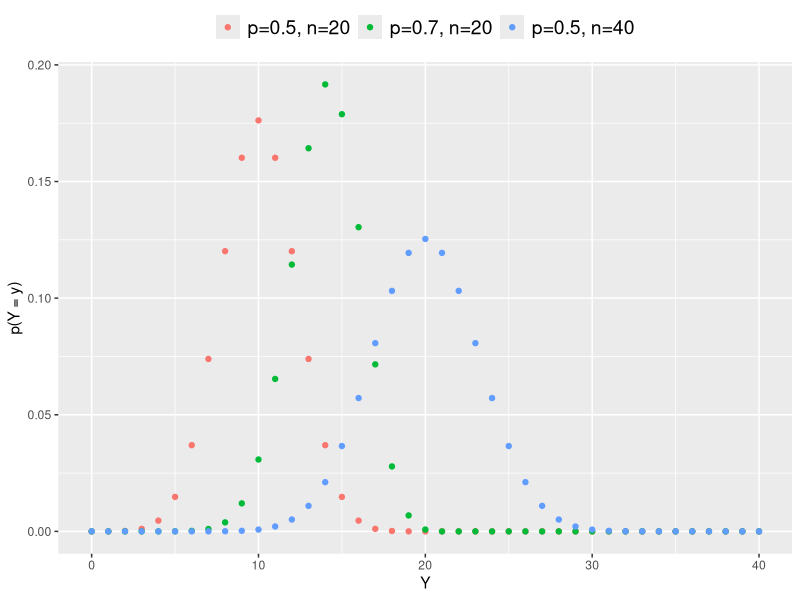
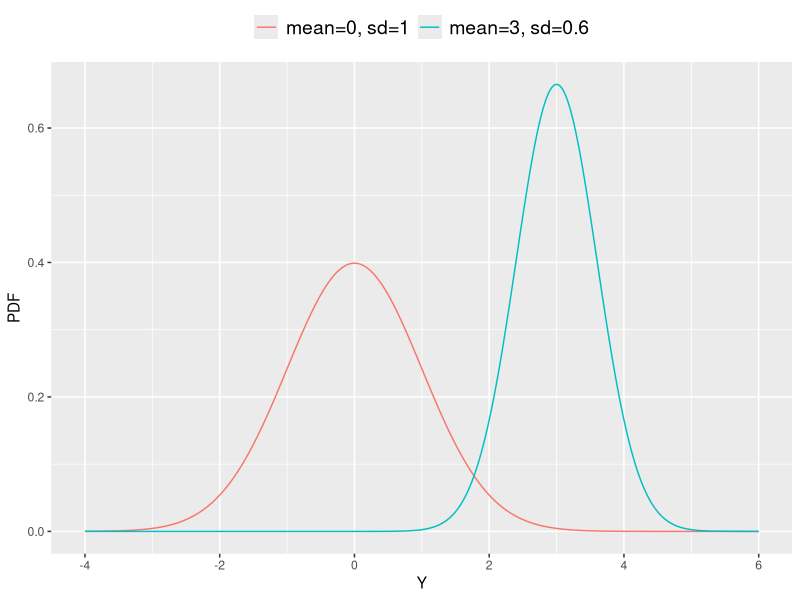
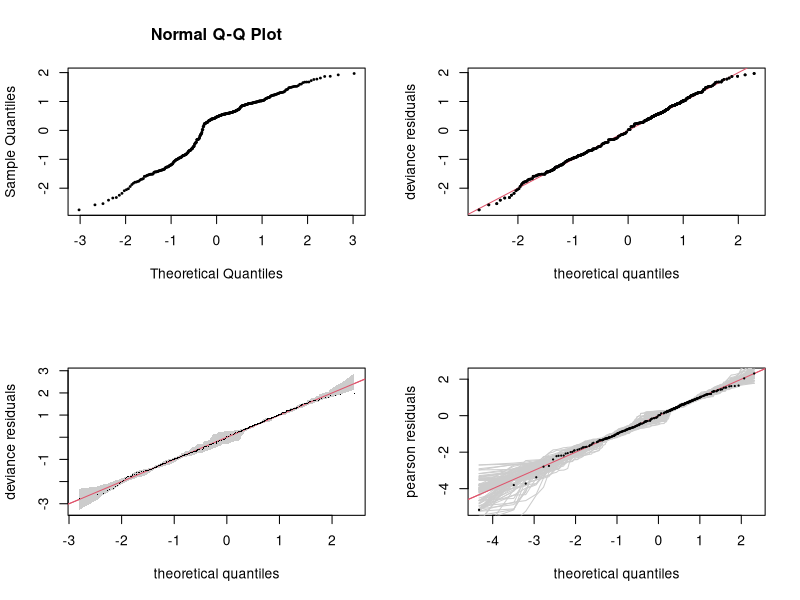
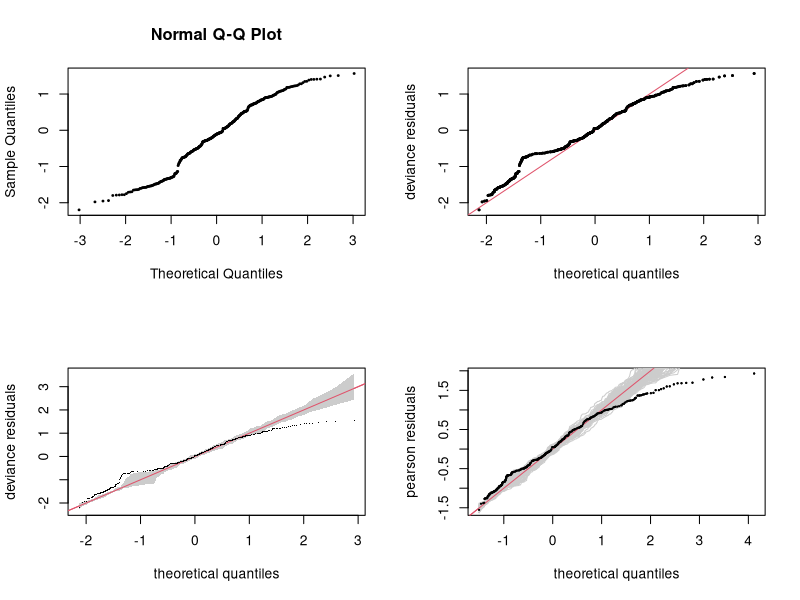
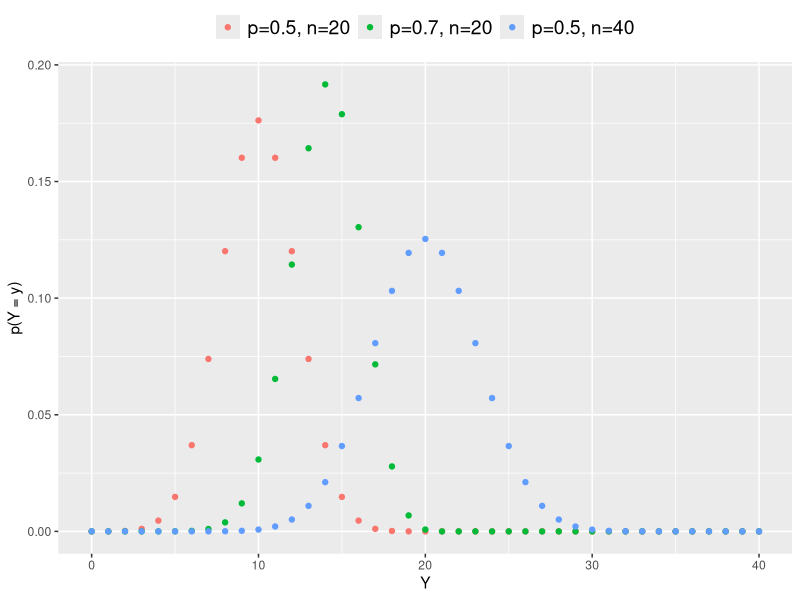
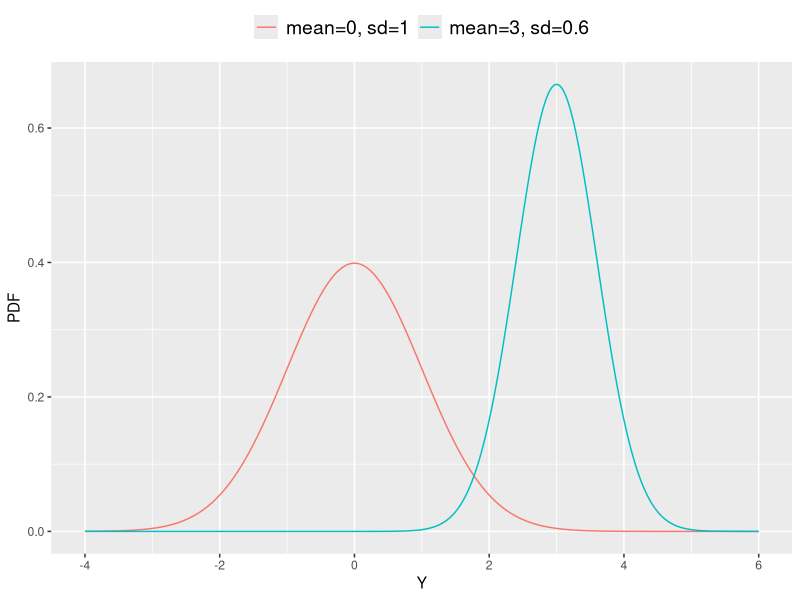

Source code (R) for these figures, in order:
#Script RegressionModelOverview.r...Megan C. Ferguson...7 December 2021

  library(ggplot2)

  #What is the binomial distribution?

    #Plot the probability density functions for three Bin distributions:
    #dens1: p=0.5, n=20
    #dens2: p=0.7, n=20
    #dens3: p=0.5, n=40
      
      x <- seq(from=0, to=40, by=1)
      
      dens1 <- dbinom(x,
                     size=20,
                     prob = 0.5)
      
      dens2 <- dbinom(x,
                     size=20,
                     prob = 0.7)
      
      dens3 <- dbinom(x,
                     size=40,
                     prob = 0.5)
      
      df.dens <- cbind.data.frame(x, dens1, dens2, dens3)
      
      ggplot(df.dens, aes(x)) +
        geom_point(aes(y = dens1, colour = "dens1")) + 
        geom_point(aes(y = dens2, colour = "dens2")) +
        geom_point(aes(y = dens3, colour = "dens3")) +
        xlab("Y") +
        ylab("p(Y = y)") + 
        scale_color_hue(labels=c("p=0.5, n=20", 
                                 "p=0.7, n=20",
                                 "p=0.5, n=40")) +
        theme(legend.title = element_blank(),
              legend.text = element_text(size=14),
              legend.position = "top")
      ggsave(filename="Figures\\3_Binomial_Distributions.png",
             device="png", width=7.5, height=6.5, units="in")
      
  #What is the normal distribution?

    #Plot the probability density functions for two normal distributions:
    #dens1 has a mean=0 and standard deviation=1
    #dens2 has mean=3, sd=0.6
      x <- seq(from=-4, to=6, by=0.01)
      dens1 <- dnorm(x,
                     mean=0,
                     sd = 1)
      dens2 <- dnorm(x,
                     mean=3,
                     sd = 0.6)
      df.dens <- cbind.data.frame(x, dens1, dens2)
      ggplot(df.dens, aes(x)) +
        geom_line(aes(y = dens1, colour = "dens1")) + 
        geom_line(aes(y = dens2, colour = "dens2")) +
        xlab("Y") +
        ylab("PDF") + 
        scale_color_hue(labels=c("mean=0, sd=1", 
                                 "mean=3, sd=0.6")) +
        theme(legend.title = element_blank(),
              legend.text = element_text(size=14),
              legend.position = "top")        
      ggsave(filename="Figures\\2_Normal_Distributions.png",
             device="png", width=7.5, height=6.5, units="in")
      
  #A binomial, link="logit" (i.e., logistic) GAM from the mgcv package manual,
  #mgcv.pdf, page 200
      
    library(mgcv)
      
    ## simulate binomial data...
      set.seed(0) #Set seed for random number generator to get the same
                  #random numbers every time
      
      n.samp <- 400 #Set sample size
      
      dat <- gamSim(1,n=n.samp,dist="binary",scale=.33) #Simulate data
      
      p <- binomial()$linkinv(dat$f) ## binomial p
        #Break down the command above. Type ?stats::family in the R console to 
        #view the R helpfile that explains this further.
          B <- binomial() #Create an object called B that is class "family",
                          #in this case, the binomial family
          
          #Investgate B, which is a list with multiple named elements
            class(B) #The class of B.
            names(B) #The names assigned to B.
            B$family #The family name, as a character.
            B$link   #The name of the link function, as a character.
            B$linkfun#The link function, as a function.
                     #The logit link function is defined as log(p/(1-p))
            B$linkinv#The inverse of the link function, as a function.
                     #The inverse logit is exp(x)/(1 + exp(x))
            
          #So, binomial()$linkinv(dat$f) applies the inverse logit function
          #to the values stored in dat$f:
            
            test <- exp(dat$f)/(1 + exp(dat$f)) #Compute "p" manually
            summary(test - p) #These are identical

      n <- sample(c(1,3),n.samp,replace=TRUE) ## binomial n
        #Break down the command above. sample() is a function that 
        #randomly samples from the elements in c(1,3), n.samp times, with
        #replacement. n.samp is defined as 400 above. So, n is just a 
        #vector with 400 elements that is composed of a random assignment
        #of 1s and 3s.
      
      dat$y <- rbinom(n,n,p)
        #Break down the command above. rbinom() creates length(n) random 
        #numbers from the binomial distribution. The binomial distribution
        #is defined by two parameters: 1) the number of trials (called n
        #here); and 2) the probability of success on each trial (p). The 
        #result is a vector y. The ith element of y, y[i], is the result
        #of randomly drawing from the binomial distribution with number of
        #trials equal to n[i] and probability of success on a single trial
        #equal to p[i]. y corresponds to the number of successes out of 
        #n trials.
      
      dat$n <- n #Save the n created above to dataframe dat
      
      lr.fit <- gam(y/n~s(x0)+s(x1)+s(x2)+s(x3),family=binomial,
                    data=dat,weights=n,method="REML")
        #Here, y/n is the proportion of successes, computed as the number
        #of successful trials divided by the total number of trials.
      
        #Also, note that the default link function for the binomial family 
        #is the logit. (See ?stats::family). The call above is identical to the
        #following:
          test <- gam(y/n~s(x0)+s(x1)+s(x2)+s(x3),family=binomial,
                      data=dat,weights=n,method="REML",
                      link="logit")
          summary(lr.fit)
          summary(test) #Identical to summary(lr.fit)
    
    
    par(mfrow=c(2,2))
    
    #The following code shows how to evaluate the fit of the model to the 
    #simulated data
    
      ## normal QQ-plot of deviance residuals
      qqnorm(residuals(lr.fit),pch=19,cex=.3)
      
      ## Quick QQ-plot of deviance residuals
      qq.gam(lr.fit,pch=19,cex=.3)
      
      ## Simulation based QQ-plot with reference bands
      qq.gam(lr.fit,rep=100,level=.9)
      
      ## Simulation based QQ-plot, Pearson resids, all
      ## simulated reference plots shown...
      qq.gam(lr.fit,rep=100,level=1,type="pearson",pch=19,cex=.2)
    
    ## Now fit the wrong model and check....
      #This shows what the model evaluation plots look like when the wrong
      #model is used to fit the data.
      pif <- gam(y~s(x0)+s(x1)+s(x2)+s(x3),family=poisson,data=dat,method="REML")
      par(mfrow=c(2,2))
      qqnorm(residuals(pif),pch=19,cex=.3)
      qq.gam(pif,pch=19,cex=.3)
      qq.gam(pif,rep=100,level=.9)
      qq.gam(pif,rep=100,level=1,type="pearson",pch=19,cex=.2)      
          
          
          
          
          
          
          
          
          
          
          
      